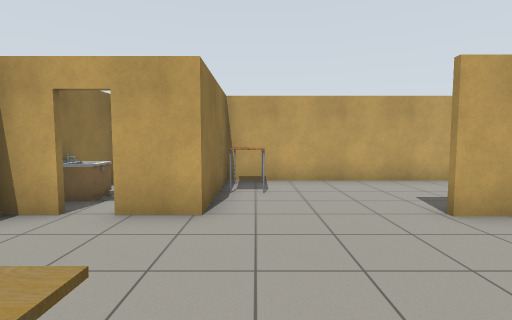
[1] (above)

16 first-person views from a walk through a world built for the Gazebo simulator. The camera is 1.2 m above the floor, tilts 4° down and sees 85° across. The floor is counted in squares, 1 m on a side. Each view is taken from the middle of a square. On the plan, view 1 faces up. The plan holds only what a view shows up to about 12 squares ahead; the rest is blank. Simple patterns stand in for the simulator's built-in surfaces.

[2]
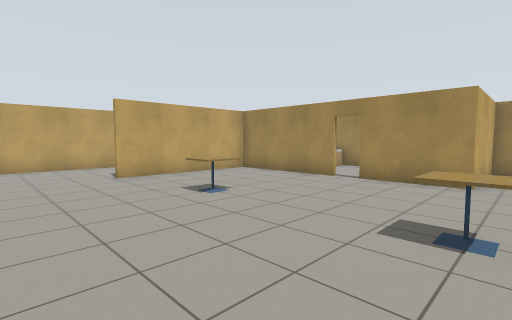

[3]
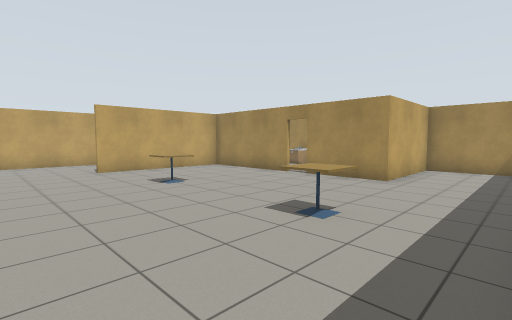

[4]
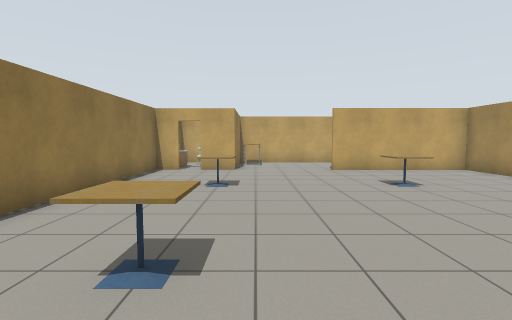

[5]
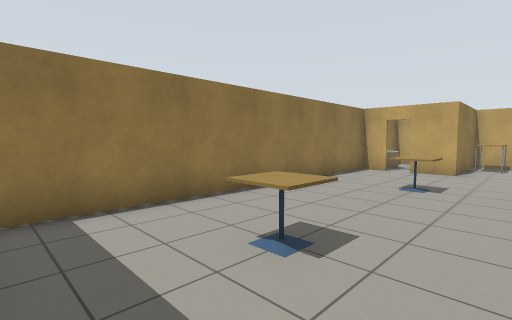

[6]
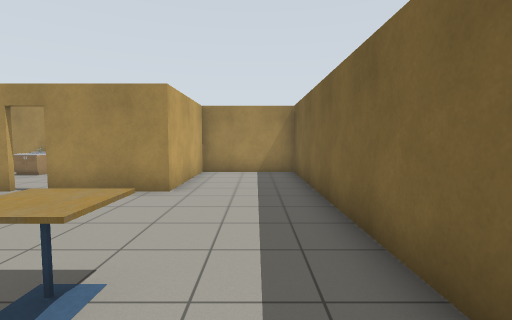

[7]
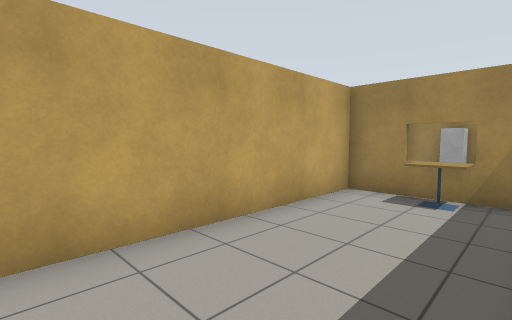

[8]
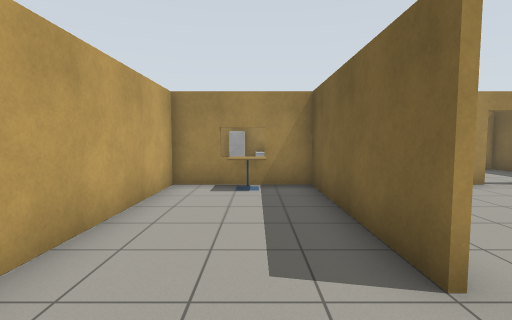

[9]
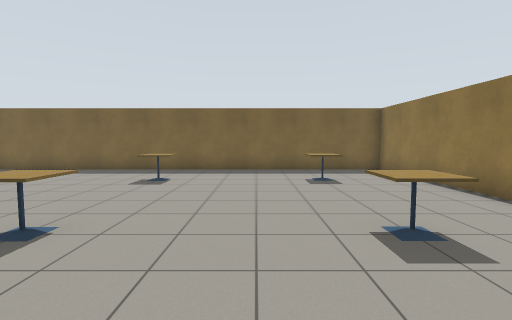

[10]
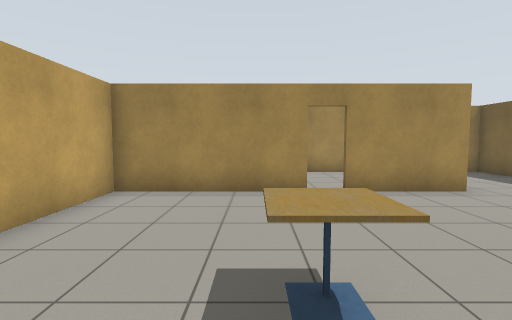

[11]
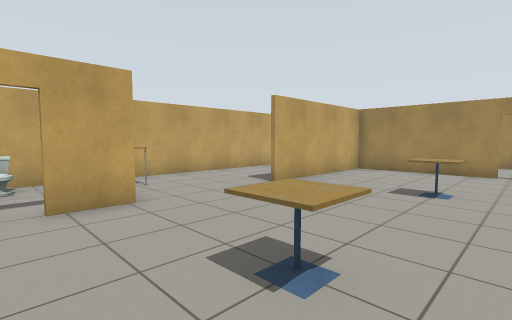

[12]
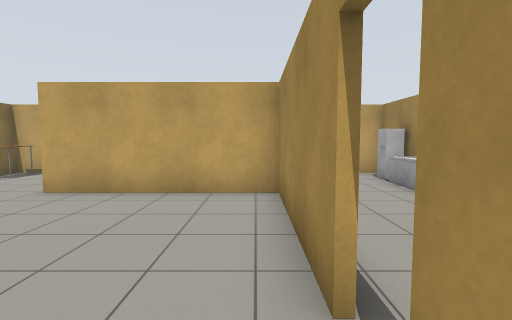

[13]
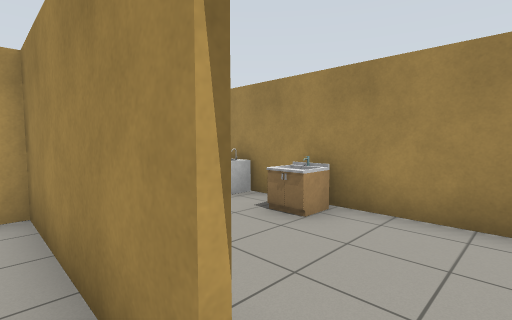

[14]
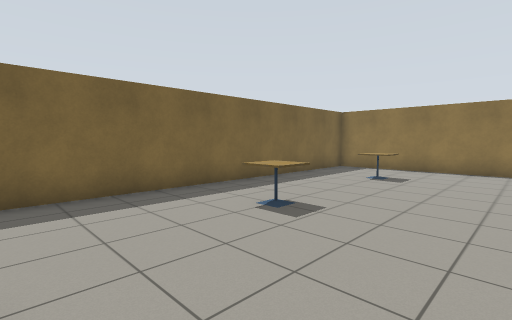

[15]
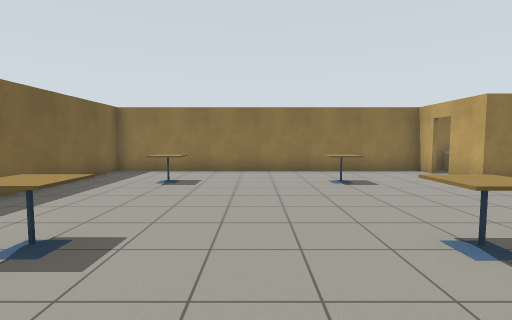

[16]
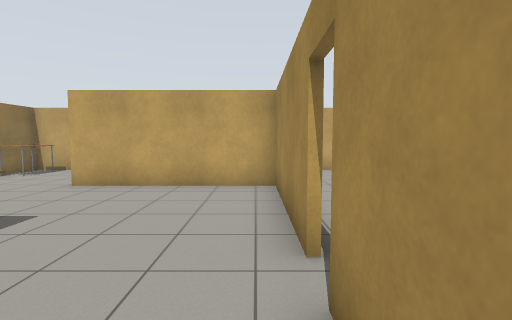

### Floor plan
Points are (right, up) in squares from view 1. A wall is a line through its corners. A room is listed if a view was taken in it or the views show most of it. See-through windows are left out.
Room 1 (views 1, 2, 3, 4, 5, 6, 7, 8, 9, 10, 11, 12, 13, 14, 15, 16)
walls: (3, 4.5) (8.6, 4.5); (8.5, -0.2) (8.5, 8.3) (-0.9, 8.3) (-0.9, 4.4) (-2.4, 4.4); (8.6, 4.4) (3, 4.4); (-3.1, 4.4) (-4.1, 4.4) (-4.1, -7.4) (12.6, -7.4) (12.6, -3.9); (12.6, -4) (8.5, -4) (8.5, -1)
ways out: open door at (9, -0.5) to room 2; open door at (-3, 4) to room 3; gap at (-2, 5) to room 3
objects: cafe table (-1, -5) to (-1, -4); cafe table (-1, 0) to (-1, 1); table (0, 7) to (0, 8); cafe table (4, -5) to (4, -4); cafe table (4, 0) to (4, 1); cafe table (8, 6)
Room 2 (no view inside)
walls: (12.6, -3.9) (12.6, 8.3) (10.6, 8.3)
ways out: open door at (9, -0.5) to room 1
objects: sink (12, 2); counter (12, 4) to (12, 5); fridge (12, 6) to (12, 7)
Room 3 (no view inside)
walls: (-4.1, 8) (-4.1, 5.1); (-1.7, 8.3) (-2.6, 8.3)
ways out: open door at (-3, 4) to room 1; gap at (-2, 5) to room 1
objects: sink (-4, 5) to (-3, 6); toilet (-3, 7)

Where each view was taken, in squares from view 1:
view 1: 0 up, 0 right, facing up
view 2: 5 down, 0 right, facing up-right
view 3: 7 down, 0 right, facing up-right
view 4: 7 down, 0 right, facing up
view 5: 7 down, 1 right, facing up-left
view 6: 6 down, 2 right, facing right
view 7: 5 up, 2 right, facing up-right
view 8: 6 up, 1 right, facing right
view 9: 4 up, 1 right, facing down
view 10: 1 up, 2 right, facing right
view 11: 1 down, 3 left, facing up-right
view 12: 2 down, 8 right, facing up
view 13: 1 down, 8 right, facing up-right
view 14: 1 down, 8 right, facing down-left
view 15: 2 down, 7 right, facing left
view 16: 3 down, 8 right, facing up
